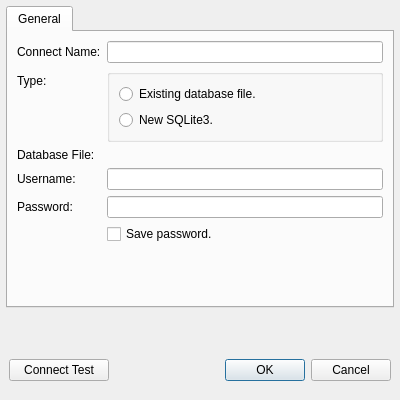
<?xml version="1.0" encoding="UTF-8"?>
<ui version="4.0">
 <class>SQLiteConnectDialog</class>
 <widget class="QDialog" name="SQLiteConnectDialog">
  <property name="geometry">
   <rect>
    <x>0</x>
    <y>0</y>
    <width>400</width>
    <height>400</height>
   </rect>
  </property>
  <property name="minimumSize">
   <size>
    <width>400</width>
    <height>0</height>
   </size>
  </property>
  <property name="maximumSize">
   <size>
    <width>16777215</width>
    <height>400</height>
   </size>
  </property>
  <property name="windowTitle">
   <string>SQLite Connect</string>
  </property>
  <layout class="QVBoxLayout" name="verticalLayout">
   <property name="leftMargin">
    <number>0</number>
   </property>
   <property name="topMargin">
    <number>0</number>
   </property>
   <property name="rightMargin">
    <number>0</number>
   </property>
   <property name="bottomMargin">
    <number>0</number>
   </property>
   <item>
    <layout class="QHBoxLayout" name="horizontalLayout">
     <property name="leftMargin">
      <number>6</number>
     </property>
     <property name="topMargin">
      <number>6</number>
     </property>
     <property name="rightMargin">
      <number>6</number>
     </property>
     <property name="bottomMargin">
      <number>6</number>
     </property>
     <item>
      <widget class="QTabWidget" name="tabWidget">
       <property name="currentIndex">
        <number>0</number>
       </property>
       <widget class="QWidget" name="tab">
        <attribute name="title">
         <string>General</string>
        </attribute>
        <layout class="QHBoxLayout" name="horizontalLayout_2">
         <item>
          <layout class="QFormLayout" name="formLayout">
           <item row="0" column="0">
            <widget class="QLabel" name="label">
             <property name="text">
              <string>Connect Name:</string>
             </property>
            </widget>
           </item>
           <item row="0" column="1">
            <widget class="QLineEdit" name="name"/>
           </item>
           <item row="1" column="0">
            <widget class="QLabel" name="label_2">
             <property name="text">
              <string>Type:</string>
             </property>
            </widget>
           </item>
           <item row="1" column="1">
            <widget class="QGroupBox" name="groupBox">
             <property name="title">
              <string/>
             </property>
             <layout class="QVBoxLayout" name="verticalLayout_2">
              <item>
               <widget class="QRadioButton" name="selectFile">
                <property name="text">
                 <string>Existing database file.</string>
                </property>
                <attribute name="buttonGroup">
                 <string notr="true">type</string>
                </attribute>
               </widget>
              </item>
              <item>
               <widget class="QRadioButton" name="newFile">
                <property name="maximumSize">
                 <size>
                  <width>16777215</width>
                  <height>16777215</height>
                 </size>
                </property>
                <property name="text">
                 <string>New SQLite3.</string>
                </property>
                <attribute name="buttonGroup">
                 <string notr="true">type</string>
                </attribute>
               </widget>
              </item>
             </layout>
            </widget>
           </item>
           <item row="2" column="0">
            <widget class="QLabel" name="label_3">
             <property name="text">
              <string>Database File:</string>
             </property>
            </widget>
           </item>
           <item row="2" column="1">
            <widget class="ady::FileSelector" name="file" native="true"/>
           </item>
           <item row="3" column="0">
            <widget class="QLabel" name="label_4">
             <property name="text">
              <string>Username:</string>
             </property>
            </widget>
           </item>
           <item row="3" column="1">
            <widget class="QLineEdit" name="username"/>
           </item>
           <item row="4" column="0">
            <widget class="QLabel" name="label_5">
             <property name="text">
              <string>Password:</string>
             </property>
            </widget>
           </item>
           <item row="4" column="1">
            <widget class="ady::PasswordEdit" name="password"/>
           </item>
           <item row="5" column="1">
            <widget class="QCheckBox" name="savePassword">
             <property name="text">
              <string>Save password.</string>
             </property>
            </widget>
           </item>
           <item row="6" column="1">
            <spacer name="verticalSpacer">
             <property name="orientation">
              <enum>Qt::Vertical</enum>
             </property>
             <property name="sizeHint" stdset="0">
              <size>
               <width>20</width>
               <height>40</height>
              </size>
             </property>
            </spacer>
           </item>
          </layout>
         </item>
        </layout>
       </widget>
      </widget>
     </item>
    </layout>
   </item>
   <item>
    <spacer name="verticalSpacer_2">
     <property name="orientation">
      <enum>Qt::Vertical</enum>
     </property>
     <property name="sizeType">
      <enum>QSizePolicy::Minimum</enum>
     </property>
     <property name="sizeHint" stdset="0">
      <size>
       <width>20</width>
       <height>20</height>
      </size>
     </property>
    </spacer>
   </item>
   <item>
    <widget class="QWidget" name="footer" native="true">
     <property name="minimumSize">
      <size>
       <width>0</width>
       <height>60</height>
      </size>
     </property>
     <layout class="QHBoxLayout" name="horizontalLayout_3">
      <item>
       <widget class="QPushButton" name="test">
        <property name="minimumSize">
         <size>
          <width>100</width>
          <height>0</height>
         </size>
        </property>
        <property name="text">
         <string>Connect Test</string>
        </property>
        <property name="autoDefault">
         <bool>false</bool>
        </property>
       </widget>
      </item>
      <item>
       <spacer name="horizontalSpacer">
        <property name="orientation">
         <enum>Qt::Horizontal</enum>
        </property>
        <property name="sizeHint" stdset="0">
         <size>
          <width>40</width>
          <height>20</height>
         </size>
        </property>
       </spacer>
      </item>
      <item>
       <widget class="QPushButton" name="ok">
        <property name="text">
         <string>OK</string>
        </property>
        <property name="default">
         <bool>true</bool>
        </property>
       </widget>
      </item>
      <item>
       <widget class="QPushButton" name="cancel">
        <property name="text">
         <string>Cancel</string>
        </property>
        <property name="autoDefault">
         <bool>false</bool>
        </property>
       </widget>
      </item>
     </layout>
    </widget>
   </item>
  </layout>
 </widget>
 <customwidgets>
  <customwidget>
   <class>ady::PasswordEdit</class>
   <extends>QLineEdit</extends>
   <header location="global">components/password_edit.h</header>
  </customwidget>
  <customwidget>
   <class>ady::FileSelector</class>
   <extends>QWidget</extends>
   <header>components/file_selector.h</header>
   <container>1</container>
  </customwidget>
 </customwidgets>
 <resources/>
 <connections/>
 <buttongroups>
  <buttongroup name="type"/>
 </buttongroups>
</ui>
